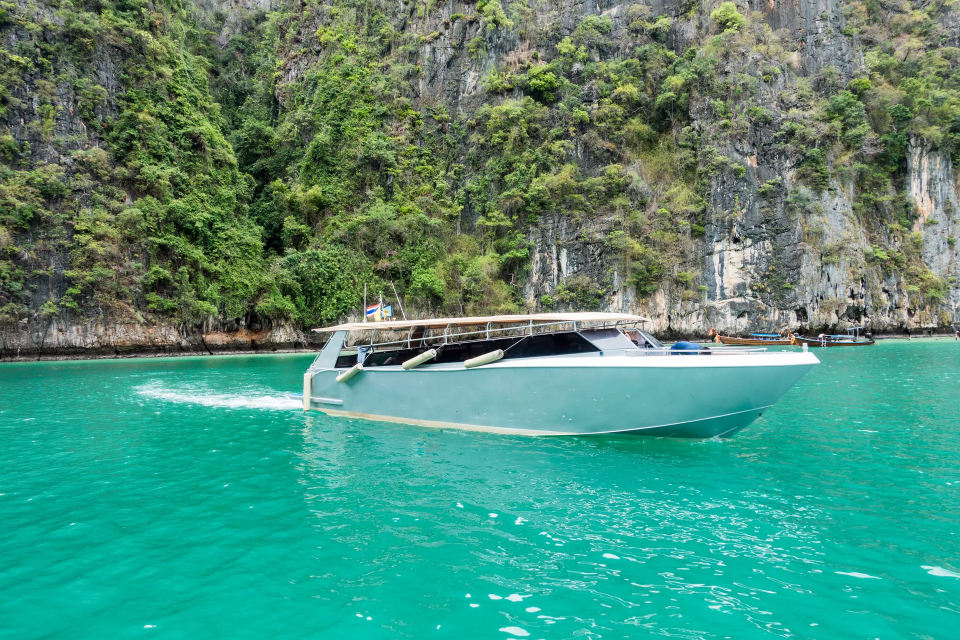
#> input picture src/assets/pileh.webp, 1920 x 1280 px (shown at 1/2 size)
$ python -i generate_promo.py   (imports and definitions only)
#> lines starting #> are read from the running program, lines starting #| are printed output that depends on the picture
#!/usr/bin/env python3
"""
Phuket Tatili - Tanıtım Videosu Üretici (Sadece Kod ile)
1920x1080 Full HD @ 30 FPS, 32 Saniye Sinematik Tanıtım Videosu
Pillow (Görsel ve Hareketli Grafik) + Python Wave (Tropik Müzik ve Okyanus Sesi) + FFmpeg
"""

import os
import sys
import math
import wave
import struct
import random
import subprocess
from PIL import Image, ImageDraw, ImageFont, ImageFilter

WIDTH = 1920
HEIGHT = 1080
FPS = 30
DURATION_SEC = 32
TOTAL_FRAMES = FPS * DURATION_SEC

ROOT_DIR = "/Users/ymg/Downloads/PhuketTatili2"
ASSETS_DIR = os.path.join(ROOT_DIR, "public/assets")
OUTPUT_VIDEO_PUBLIC = os.path.join(ASSETS_DIR, "phuket-tatili-tanitim.mp4")
OUTPUT_VIDEO_ROOT = os.path.join(ROOT_DIR, "phuket-tatili-tanitim.mp4")
AUDIO_TEMP_PATH = "/tmp/phuket_promo_audio.wav"

FONT_BOLD_PATH = "/System/Library/Fonts/Supplemental/Arial Bold.ttf"
FONT_REG_PATH = "/System/Library/Fonts/Supplemental/Arial.ttf"

# Font instances
font_hero = ImageFont.truetype(FONT_BOLD_PATH, 72)
font_title = ImageFont.truetype(FONT_BOLD_PATH, 50)
font_card_title = ImageFont.truetype(FONT_BOLD_PATH, 38)
font_subtitle = ImageFont.truetype(FONT_REG_PATH, 24)
font_body = ImageFont.truetype(FONT_REG_PATH, 22)
font_pill = ImageFont.truetype(FONT_BOLD_PATH, 16)
font_pill_large = ImageFont.truetype(FONT_BOLD_PATH, 22)
font_small = ImageFont.truetype(FONT_REG_PATH, 16)

# Colors
COLOR_BG = (7, 11, 18, 255)
COLOR_ORANGE = (255, 87, 34, 255)
COLOR_TURQUOISE = (0, 210, 255, 255)
COLOR_GREEN = (37, 211, 102, 255) # WhatsApp green
COLOR_WHITE = (255, 255, 255, 255)
COLOR_MUTED = (148, 163, 184, 255)

def ease_in_out(t):
    t = max(0.0, min(1.0, t))
    return t * t * (3 - 2 * t)

def ease_out(t):
    t = max(0.0, min(1.0, t))
    return 1.0 - (1.0 - t) ** 3

# [12 lines left out: function draw_pill, not called in this run]

def create_vignette():
    """Önceden hesaplanmış sinematik karartma maskesi"""
    mask = Image.new("RGBA", (WIDTH, HEIGHT), (0, 0, 0, 0))
#> mask: PIL image 1920x1080 RGBA; every value is 0
    d = ImageDraw.Draw(mask)
    # Üst gradyan
    for y in range(240):
        alpha = int(180 * (1.0 - y / 240.0) ** 1.5)
        d.line([(0, y), (WIDTH, y)], fill=(7, 11, 18, alpha))
    # Alt gradyan (kartların arkası)
    for y in range(480):
        curr_y = HEIGHT - 480 + y
        alpha = int(220 * (y / 480.0) ** 1.3)
        d.line([(0, curr_y), (WIDTH, curr_y)], fill=(7, 11, 18, alpha))
    return mask

VIGNETTE_MASK = create_vignette()
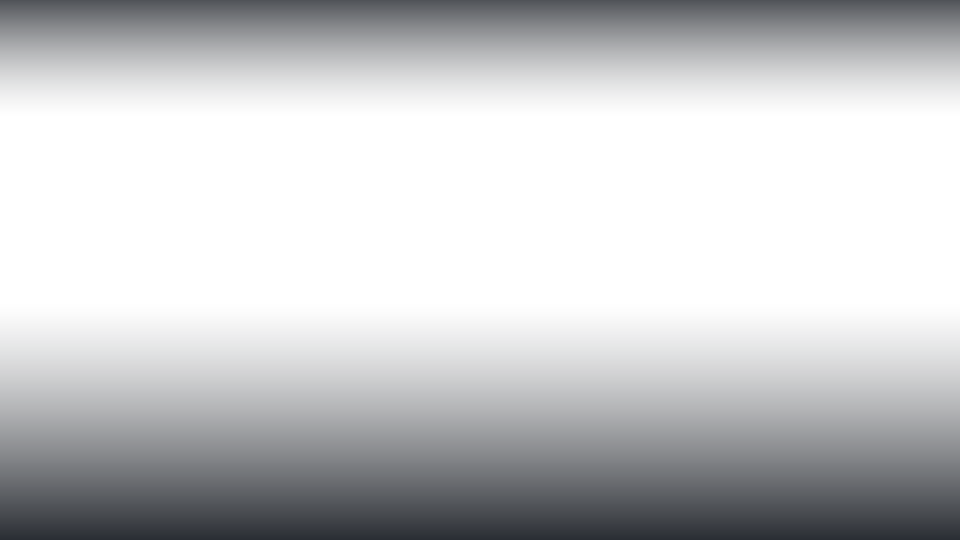
#> VIGNETTE_MASK: PIL image 1920x1080 RGBA (shown at 1/2 size); mean R, G, B, A 4.7, 7.3, 12, 58.2; transparent parts drawn white

# -------------------------------------------------------------
# 1. TROPİK MÜZİK VE OKYANUS SESİ SENTEZLEYİCİ
# -------------------------------------------------------------
# [106 lines left out: function generate_soundtrack, not called in this run]

# -------------------------------------------------------------
# 2. GÖRSEL VE HAREKETLİ GRAFİK RENDER MOTORU
# -------------------------------------------------------------
class PromoRenderer:
    def __init__(self):
        print("🖼️  Görsel varlıklar yükleniyor...")
        self.raw_images = {
            "pileh": Image.open(os.path.join(ASSETS_DIR, "pileh.webp")).convert("RGBA"),
            "bay": Image.open(os.path.join(ASSETS_DIR, "bay.webp")).convert("RGBA"),
            "elephant": Image.open(os.path.join(ASSETS_DIR, "elephant.webp")).convert("RGBA"),
            "yacht": Image.open(os.path.join(ASSETS_DIR, "yacht.webp")).convert("RGBA"),
            "beach": Image.open(os.path.join(ASSETS_DIR, "beach.webp")).convert("RGBA"),
        }
        self.logo_symbol = Image.open(os.path.join(ASSETS_DIR, "logo-symbol.png")).convert("RGBA")
        print("✅ Varlıklar hazır.")

    # [479 lines left out: functions render_ken_burns, draw_top_nav, draw_glass_card, render_scene_intro, render_scene_islands, render_scene_adventure and 6 more, not called in this run]

# [2 lines not run here, left out]

>>> import cv2
>>> picture = cv2.imread('../src/assets/pileh.webp', cv2.IMREAD_GRAYSCALE)
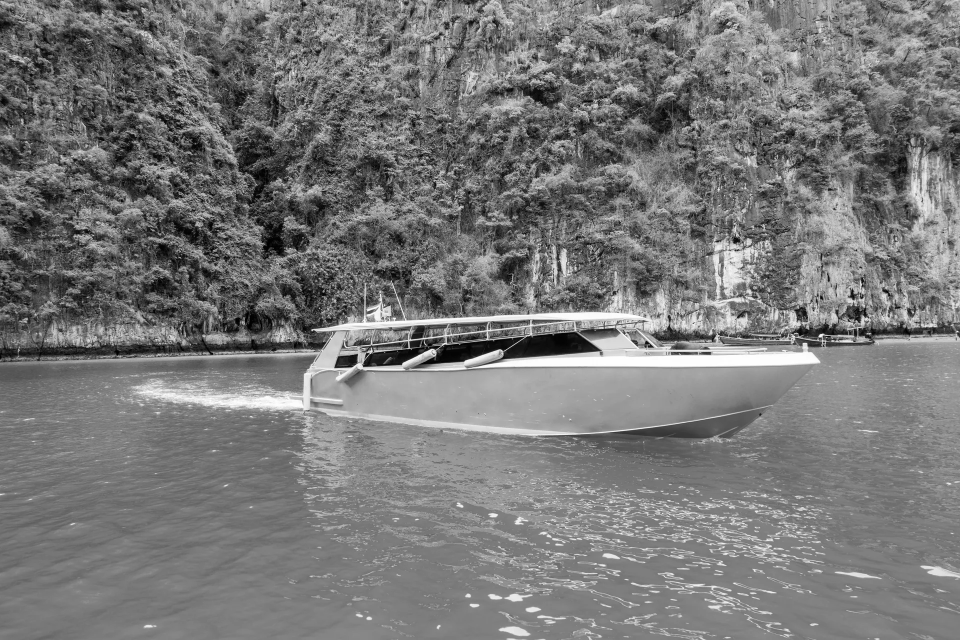
#> picture: shape (1280, 1920) (shown at 1/2 size); min 0, max 255, mean 120
#> (the run stopped early here; a loop or call above may not have finished)
